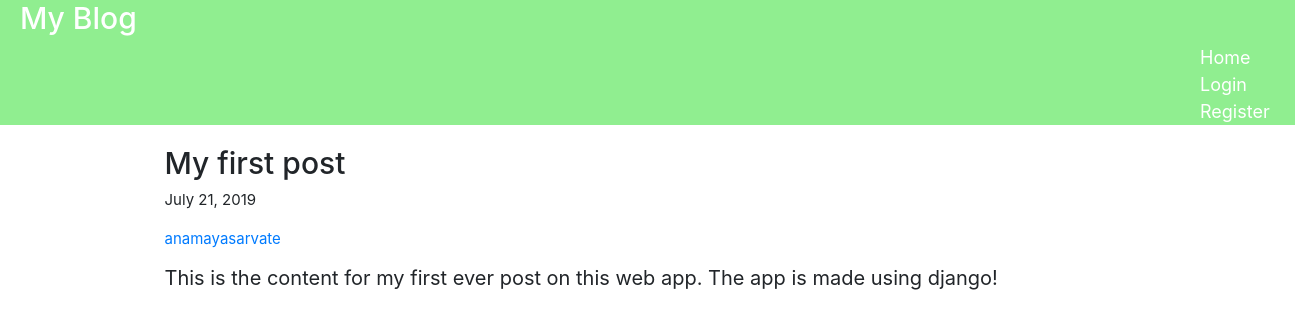
The app's page /post/1/ with its own data.
### blog/models.py (models this page shows, shortened)
class Post(models.Model):
	title = models.CharField(max_length = 100)
	content = models.TextField()
	date_posted = models.DateTimeField(default = timezone.now)
	author = models.ForeignKey(User, models.CASCADE)

### blog/views.py (the view)
# urls.py: path('post/<int:pk>/', blog_views.PostDetailView.as_view(), name = "post-detail" ),
class PostDetailView(DetailView):
	model = Post

### blog/Templates/blog/post_detail.html (shortened to what this page needs)
{% extends 'blog/base.html' %}
{% block content %}
	<div style = "margin: 20px">
		<h3 style = "font-size: 30px; padding:0">{{ object.title }}</h3>
		<p style = "display: block; font-size: 15px">{{ object.date_posted|date:"F d, Y" }}</p><a href="{% url 'user-posts' object.author.username %}"><p style = "display: block; font-size: 15px">{{ object.author.username }}</p></a>
		<h5 style= "font-size: 20px; font-weight: normal">{{ object.content }}</h5>
	</div>
{% endblock content %}

### blog/static/blog/style.css (style rules this page uses)
body { margin:0; padding:0; }

### records on screen
Post: title "My first post", date_posted "July 21, 2019", author.username "anamayasarvate", content "This is the content for my first ever post on this web app. The app is made using django!"
